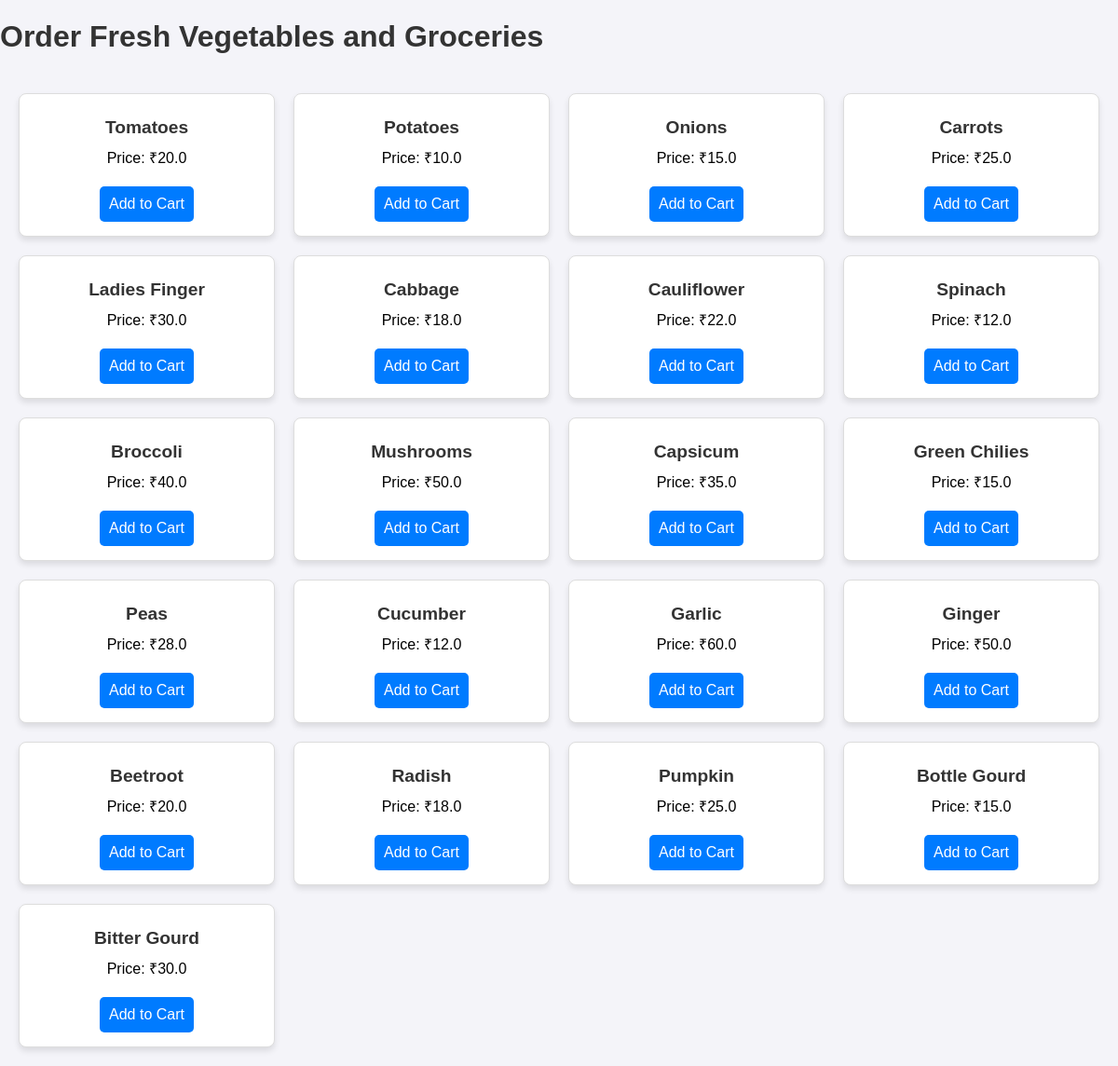
/index, run on the app's committed database.
### app.py (models this page shows)
class Product(db.Model):
    id = db.Column(db.Integer, primary_key=True)
    name = db.Column(db.String(100), nullable=False)
    price = db.Column(db.Float, nullable=False)

### app.py (the view)
@app.route('/index')
def index():
    products = Product.query.all()
    return render_template('index.html', products=products)

### templates/index.html (shortened to what this page needs)
<!DOCTYPE html>
<html>
<head>
    <link rel="stylesheet" href="{{ url_for('static', filename='style.css') }}">
</head>
<body>
    <h1>Order Fresh Vegetables and Groceries</h1>
    <div class="products">
        {% for product in products %}
            <div class="product">
                <h3>{{ product.name }}</h3>
                <p>Price: ₹{{ product.price }}</p>
                <a href="{{ url_for('add_to_cart', product_id=product.id) }}">Add to Cart</a>
            </div>
        {% endfor %}
    </div>
</body>
</html>

### static/style.css (style rules this page uses)
body { font-family: Arial, sans-serif; margin: 0; padding: 0; background-color: #f4f4f9; }
h1, h3 { color: #333; }
a { text-decoration: none; }
.products { display: grid; grid-template-columns: repeat(auto-fill, minmax(250px, 1fr)); gap: 20px; padding: 20px; }
.product { background: white; border: 1px solid #ddd; border-radius: 8px; box-shadow: 0 4px 6px rgba(0, 0, 0, 0.1); padding: 15px; text-align: center; }
.product h3 { margin: 10px 0; font-size: 1.2rem; }
.product p { font-size: 1rem; margin: 10px 0; }
.product a { padding: 10px; background-color: #007bff; color: white; border-radius: 5px; display: inline-block; margin-top: 10px; }

### data on the page
Product: name "Tomatoes", price "20.0"
Product: name "Potatoes", price "10.0"
Product: name "Onions", price "15.0"
Product: name "Carrots", price "25.0"
Product: name "Ladies Finger", price "30.0"
Product: name "Cabbage", price "18.0"
Product: name "Cauliflower", price "22.0"
Product: name "Spinach", price "12.0"
Product: name "Broccoli", price "40.0"
Product: name "Mushrooms", price "50.0"
Product: name "Capsicum", price "35.0"
Product: name "Green Chilies", price "15.0"
Product: name "Peas", price "28.0"
Product: name "Cucumber", price "12.0"
Product: name "Garlic", price "60.0"
Product: name "Ginger", price "50.0"
Product: name "Beetroot", price "20.0"
Product: name "Radish", price "18.0"
Product: name "Pumpkin", price "25.0"
Product: name "Bottle Gourd", price "15.0"
Product: name "Bitter Gourd", price "30.0"
